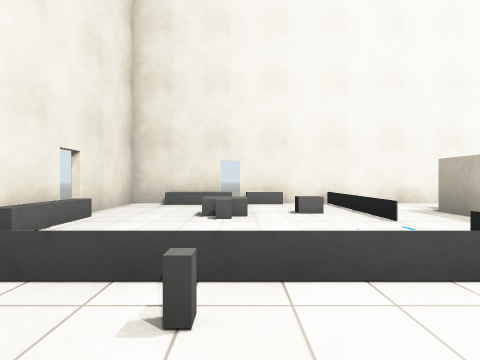
View 1 (above)

22 first-person views from a walk through a robot-simulator world made for Gazebo. The camera is 1.2 m above the floor, looks level and sees 85° across. The floor is counted in squares, 2 m on a side. Each view is taken from the middle of a square. On the plan, view 1 faces up. The plan holds only what a view shows up to about 9 squares ahead; the rest is blank. The place goes on beyond the plan. Some stock models are drawn as simple stand-ins.

View 2
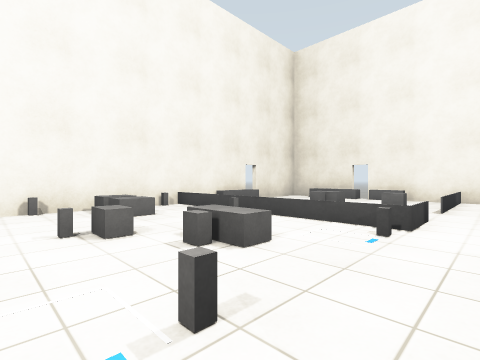

View 3
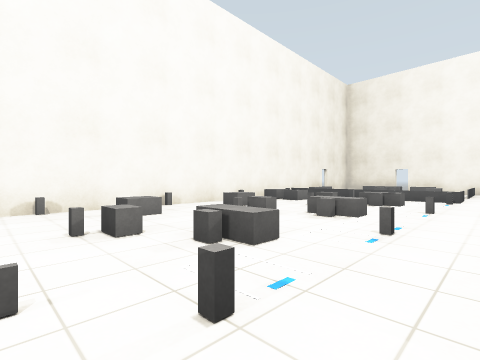

View 4
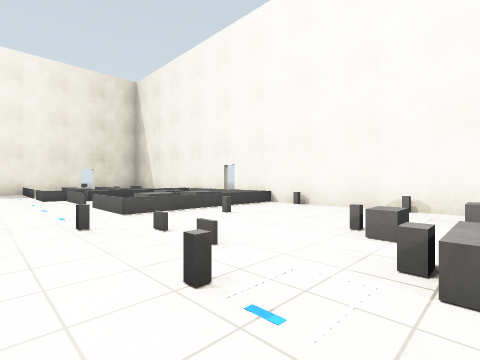

View 5
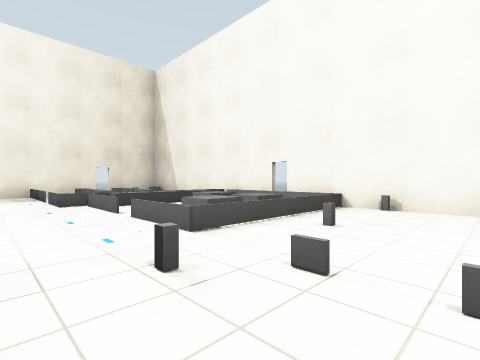

View 6
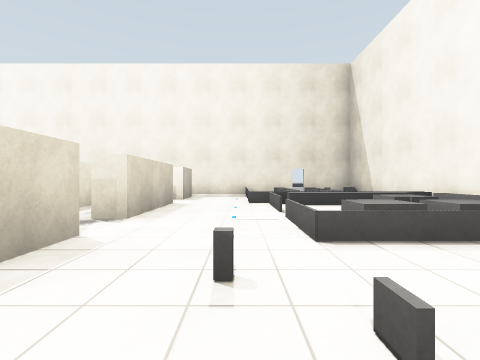

View 7
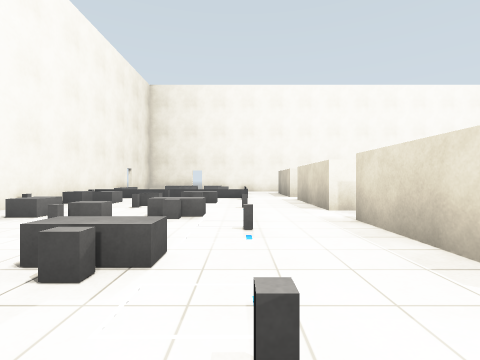

View 8
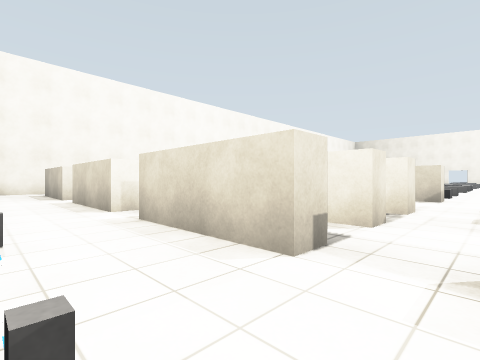

View 9
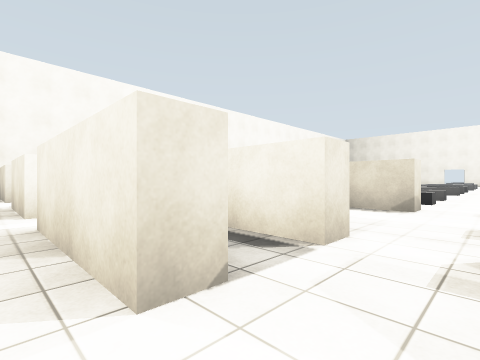

View 10
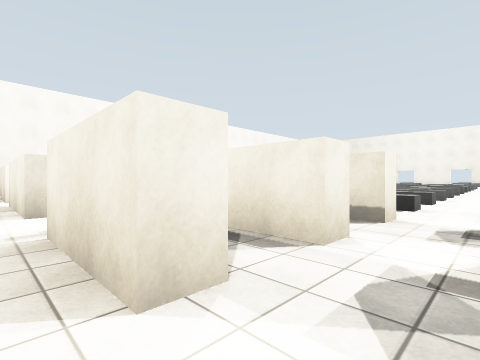

View 11
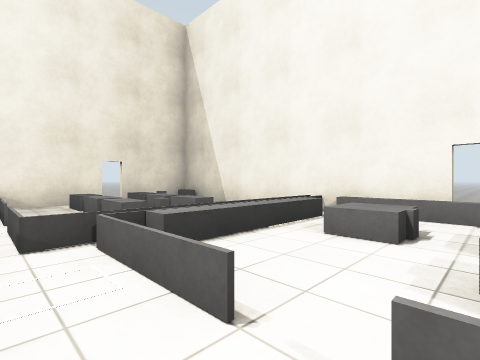

View 12
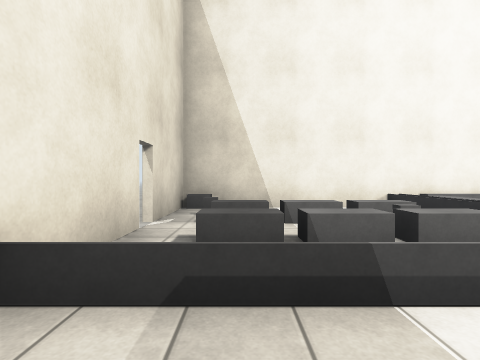

View 13
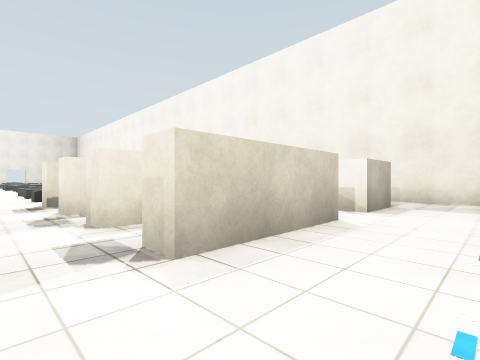

View 14
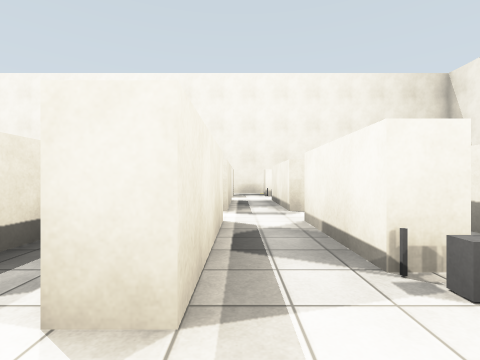

View 15
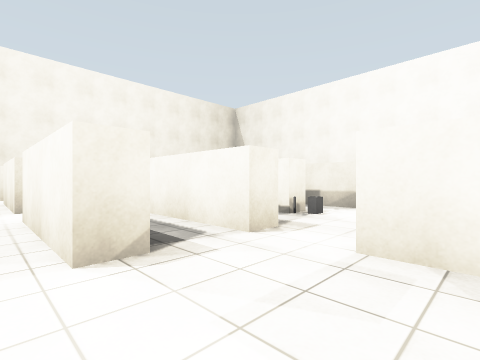

View 16
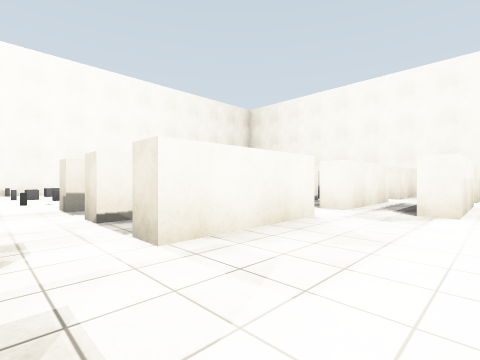

View 17
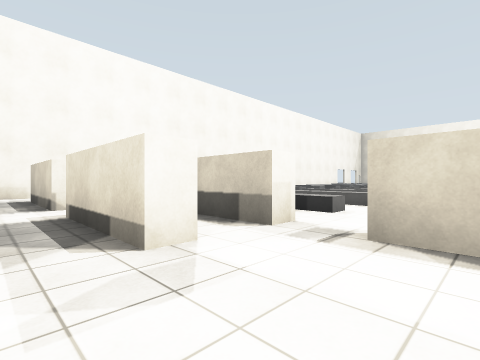

View 18
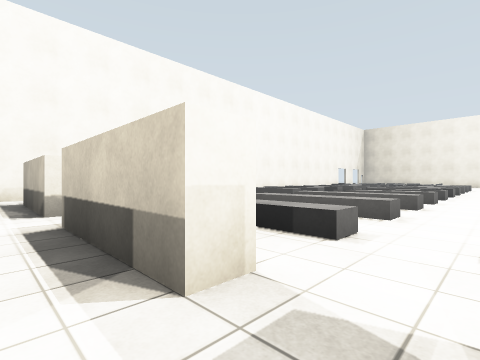

View 19
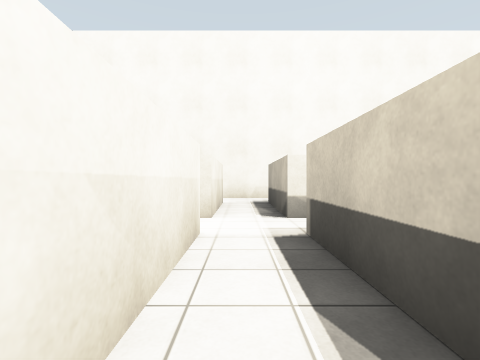

View 20
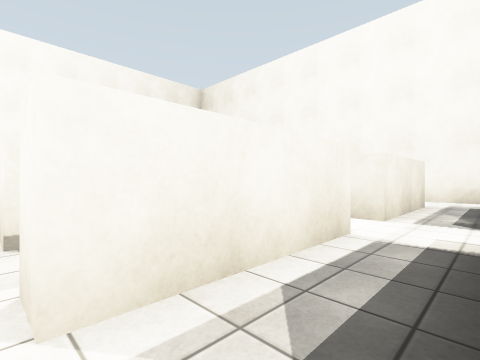

View 21
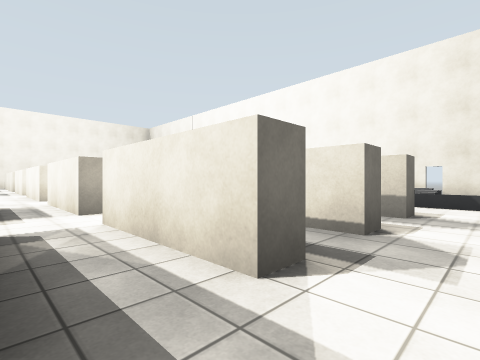

View 22
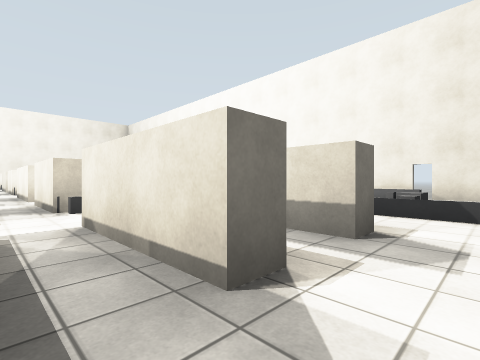

### Floor plan
Ten units are one square. View 1 is at (0, 0); x grows to the right and y downward. Boxes are objects, and circles mark ways between rooms. Rooms are numbered by the first view taken in them; rooms with no view inside come last. Other rooms are left out.
<svg viewBox="-40 -73 275 260">
<path fill="none" stroke="#000" d="M44 59 38 59 38 30M38 99 38 89M44 19 38 19 38 -10M-28 115 -28 140M38 139 38 111 44 111M38 -21 38 -35M-28 -25 -28 110M-28 95 -14 95M-25 98 -25 131M16 -15 -28 -15M-28 135 12 135M-28 137 16 137M43 71 43 91M78 59 73 59 73 45M73 99 73 70M60 31 60 59 55 59M55 111 60 111M114 59 108 59 108 30M114 19 108 19M90 70 96 70 96 99 90 99M90 111 96 111 96 136M96 19 90 19 90 -10M73 70 78 70M78 30 78 59M60 111 60 138M55 132 55 111M78 -10 78 19M20 182 42 182M18 155 18 182M72 -50 78 -50M96 -46 96 -22M54 -50 60 -50M110 -68 75 -68M43 -50 43 -41M55 -21 55 -44M108 -21 108 -49M60 -50 60 -21M96 -10 96 19M108 19 108 -10M55 59 55 30M78 19 72 19M38 -35 38 -50 43 -50M51 -68 19 -68M23 -66 23 -38M96 -22 90 -22 90 -49M78 -50 78 -22 72 -22M74 -10 78 -10M79 99 73 99M90 99 90 81M78 70 78 95M73 111 78 111"/>
<rect x="-35" y="85" width="10" height="10" fill="#bbb"><title>other object</title></rect>
<rect x="-35" y="55" width="10" height="10" fill="#bbb"><title>dark grey box</title></rect>
<rect x="-35" y="35" width="10" height="10" fill="#bbb"><title>other object</title></rect>
<rect x="-35" y="5" width="10" height="10" fill="#bbb"><title>dark grey box</title></rect>
<rect x="-35" y="-15" width="10" height="10" fill="#bbb"><title>other object</title></rect>
<rect x="-25" y="125" width="30" height="10" fill="#bbb"><title>dark grey box</title></rect>
<rect x="-25" y="45" width="10" height="10" fill="#bbb"><title>dark grey box</title></rect>
<rect x="-25" y="-5" width="10" height="10" fill="#bbb"><title>dark grey box</title></rect>
<rect x="-15" y="115" width="10" height="10" fill="#bbb"><title>dark grey box</title></rect>
<rect x="-15" y="95" width="10" height="20" fill="#bbb"><title>dark grey box</title></rect>
<rect x="-15" y="25" width="10" height="10" fill="#bbb"><title>dark grey box</title></rect>
<rect x="-5" y="105" width="10" height="10" fill="#bbb"><title>other object</title></rect>
<rect x="-5" y="95" width="10" height="10" fill="#bbb"><title>dark grey box</title></rect>
<rect x="-5" y="85" width="10" height="10" fill="#bbb"><title>dark grey box</title></rect>
<rect x="-5" y="55" width="10" height="10" fill="#bbb"><title>dark grey box</title></rect>
<rect x="-5" y="35" width="10" height="10" fill="#bbb"><title>dark grey box</title></rect>
<rect x="-5" y="25" width="10" height="10" fill="#bbb"><title>dark grey box</title></rect>
<rect x="-5" y="5" width="10" height="10" fill="#bbb"><title>dark grey box</title></rect>
<rect x="-5" y="-15" width="10" height="10" fill="#bbb"><title>dark grey box</title></rect>
<rect x="5" y="115" width="10" height="20" fill="#bbb"><title>dark grey box</title></rect>
<rect x="5" y="95" width="10" height="20" fill="#bbb"><title>dark grey box</title></rect>
<rect x="5" y="75" width="10" height="10" fill="#bbb"><title>dark grey box</title></rect>
<rect x="5" y="65" width="10" height="10" fill="#bbb"><title>dark grey box</title></rect>
<rect x="5" y="45" width="10" height="10" fill="#bbb"><title>dark grey box</title></rect>
<rect x="5" y="25" width="10" height="10" fill="#bbb"><title>dark grey box</title></rect>
<rect x="5" y="-5" width="10" height="10" fill="#bbb"><title>dark grey box</title></rect>
<rect x="15" y="135" width="10" height="10" fill="#bbb"><title>dark grey box</title></rect>
<rect x="15" y="85" width="10" height="10" fill="#bbb"><title>dark grey box</title></rect>
<rect x="15" y="55" width="10" height="10" fill="#bbb"><title>dark grey box</title></rect>
<rect x="15" y="35" width="10" height="10" fill="#bbb"><title>dark grey box</title></rect>
<rect x="15" y="5" width="10" height="10" fill="#bbb"><title>dark grey box</title></rect>
<rect x="15" y="-15" width="10" height="10" fill="#bbb"><title>dark grey box</title></rect>
<rect x="15" y="-25" width="10" height="10" fill="#bbb"><title>dark grey box</title></rect>
<rect x="55" y="85" width="10" height="10" fill="#bbb"><title>grey box</title></rect>
<rect x="55" y="75" width="10" height="10" fill="#bbb"><title>dark grey post</title></rect>
<rect x="55" y="65" width="10" height="10" fill="#bbb"><title>dark grey box</title></rect>
<rect x="35" y="145" width="10" height="20" fill="#bbb"><title>grey box</title></rect>
<rect x="85" y="145" width="10" height="20" fill="#bbb"><title>other object</title></rect>
<rect x="105" y="105" width="10" height="30" fill="#bbb"><title>other object</title></rect>
<rect x="105" y="65" width="10" height="30" fill="#bbb"><title>dark grey box</title></rect>
<rect x="125" y="105" width="10" height="30" fill="#bbb"><title>other object</title></rect>
<rect x="125" y="85" width="10" height="10" fill="#bbb"><title>dark grey box</title></rect>
<rect x="125" y="25" width="10" height="30" fill="#bbb"><title>dark grey box</title></rect>
<rect x="125" y="5" width="10" height="10" fill="#bbb"><title>dark grey box</title></rect>
<rect x="135" y="65" width="20" height="30" fill="#bbb"><title>dark grey box</title></rect>
<rect x="135" y="25" width="20" height="30" fill="#bbb"><title>dark grey box</title></rect>
<rect x="135" y="-15" width="20" height="30" fill="#bbb"><title>dark grey box</title></rect>
<rect x="155" y="65" width="10" height="30" fill="#bbb"><title>other object</title></rect>
<rect x="155" y="-15" width="10" height="30" fill="#bbb"><title>dark grey box</title></rect>
<rect x="175" y="5" width="10" height="10" fill="#bbb"><title>dark grey box</title></rect>
<rect x="195" y="5" width="10" height="10" fill="#bbb"><title>dark grey box</title></rect>
<rect x="205" y="-15" width="20" height="30" fill="#bbb"><title>other object</title></rect>
<rect x="55" y="5" width="10" height="10" fill="#bbb"><title>grey box</title></rect>
<rect x="55" y="-5" width="10" height="10" fill="#bbb"><title>other object</title></rect>
<rect x="55" y="-15" width="10" height="10" fill="#bbb"><title>dark grey box</title></rect>
<circle cx="40" cy="65" r="3" fill="#2a7"/>
<circle cx="40" cy="105" r="3" fill="#2a7"/>
<circle cx="30" cy="145" r="3" fill="#2a7"/>
<circle cx="40" cy="-15" r="3" fill="#2a7"/>
<circle cx="40" cy="25" r="3" fill="#2a7"/>
<circle cx="30" cy="-40" r="3" fill="#2a7"/>
<circle cx="55" cy="85" r="3" fill="#2a7"/>
<circle cx="70" cy="60" r="3" fill="#2a7"/>
<circle cx="50" cy="45" r="3" fill="#2a7"/>
<circle cx="50" cy="125" r="3" fill="#2a7"/>
<circle cx="70" cy="100" r="3" fill="#2a7"/>
<circle cx="110" cy="-55" r="3" fill="#2a7"/>
<circle cx="100" cy="5" r="3" fill="#2a7"/>
<circle cx="110" cy="-15" r="3" fill="#2a7"/>
<circle cx="70" cy="20" r="3" fill="#2a7"/>
<circle cx="80" cy="-10" r="3" fill="#2a7"/>
<circle cx="80" cy="110" r="3" fill="#2a7"/>
<circle cx="80" cy="70" r="3" fill="#2a7"/>
<circle cx="90" cy="100" r="3" fill="#2a7"/>
<circle cx="50" cy="-35" r="3" fill="#2a7"/>
<circle cx="100" cy="-35" r="3" fill="#2a7"/>
<circle cx="40" cy="-55" r="3" fill="#2a7"/>
<circle cx="80" cy="-50" r="3" fill="#2a7"/>
<circle cx="55" cy="5" r="3" fill="#2a7"/>
<circle cx="70" cy="-20" r="3" fill="#2a7"/>
<circle cx="90" cy="-20" r="3" fill="#2a7"/>
<text x="10" y="60">1</text>
<text x="60" y="70">2</text>
<text x="50" y="100">3</text>
<text x="230" y="90">4</text>
<text x="80" y="-60">5</text>
<text x="50" y="-10">6</text>
<text x="100" y="-10">7</text>
<text x="50" y="30">8</text>
<text x="30" y="-50">9</text>
<text x="80" y="-30">10</text>
<text x="80" y="90">11</text>
</svg>
Room 1 opens to room 2. Room 1 opens to room 3. Room 1 opens to room 4. Room 1 opens to room 6. Room 1 opens to room 8. Room 1 opens to room 9. Room 2 opens to room 3. Room 2 opens to room 4. Room 2 opens to room 8. Room 3 opens to room 4. Room 3 opens to room 11. Room 4 opens to room 5. Room 4 opens to room 7. Room 4 opens to room 8. Room 4 opens to room 10. Room 4 opens to room 11. Room 5 opens to room 6. Room 5 opens to room 7. Room 5 opens to room 9. Room 5 opens to room 10. Room 6 opens to room 8. Room 6 opens to room 10. Room 7 opens to room 10.

Where each view was taken, in squares from view 1:
view 1: 0 up, 0 right, facing up
view 2: 2 down, 3 right, facing up-left
view 3: 7 down, 3 right, facing up-left
view 4: 5 down, 3 right, facing down-left
view 5: 7 down, 3 right, facing down-left
view 6: 7 down, 2 right, facing down
view 7: 7 down, 2 right, facing up
view 8: 7 down, 2 right, facing up-right
view 9: 7 down, 5 right, facing up-right
view 10: 11 down, 5 right, facing up-right
view 11: 11 down, 2 right, facing down-left
view 12: 17 down, 3 right, facing left
view 13: 10 down, 2 right, facing down-right
view 14: 6 down, 7 right, facing down
view 15: 5 down, 10 right, facing down-left
view 16: 7 down, 10 right, facing up-left
view 17: 4 down, 8 right, facing up-right
view 18: 3 down, 10 right, facing up-right
view 19: 2 down, 10 right, facing up
view 20: 2 down, 9 right, facing up-left
view 21: 6 up, 9 right, facing down-left
view 22: 6 up, 7 right, facing down-left
